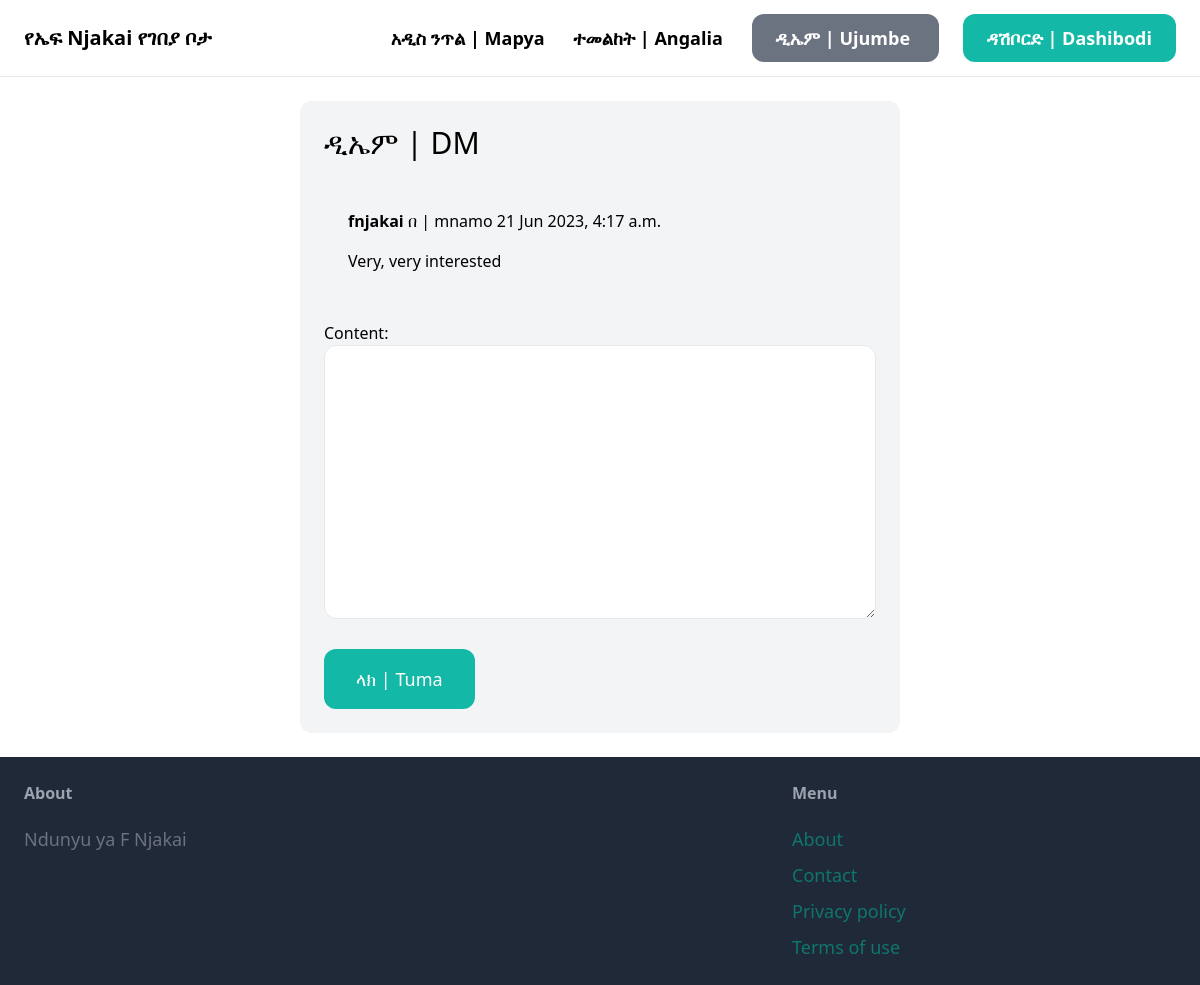
Page /conversation/6/ (signed in) on the earlier database version.
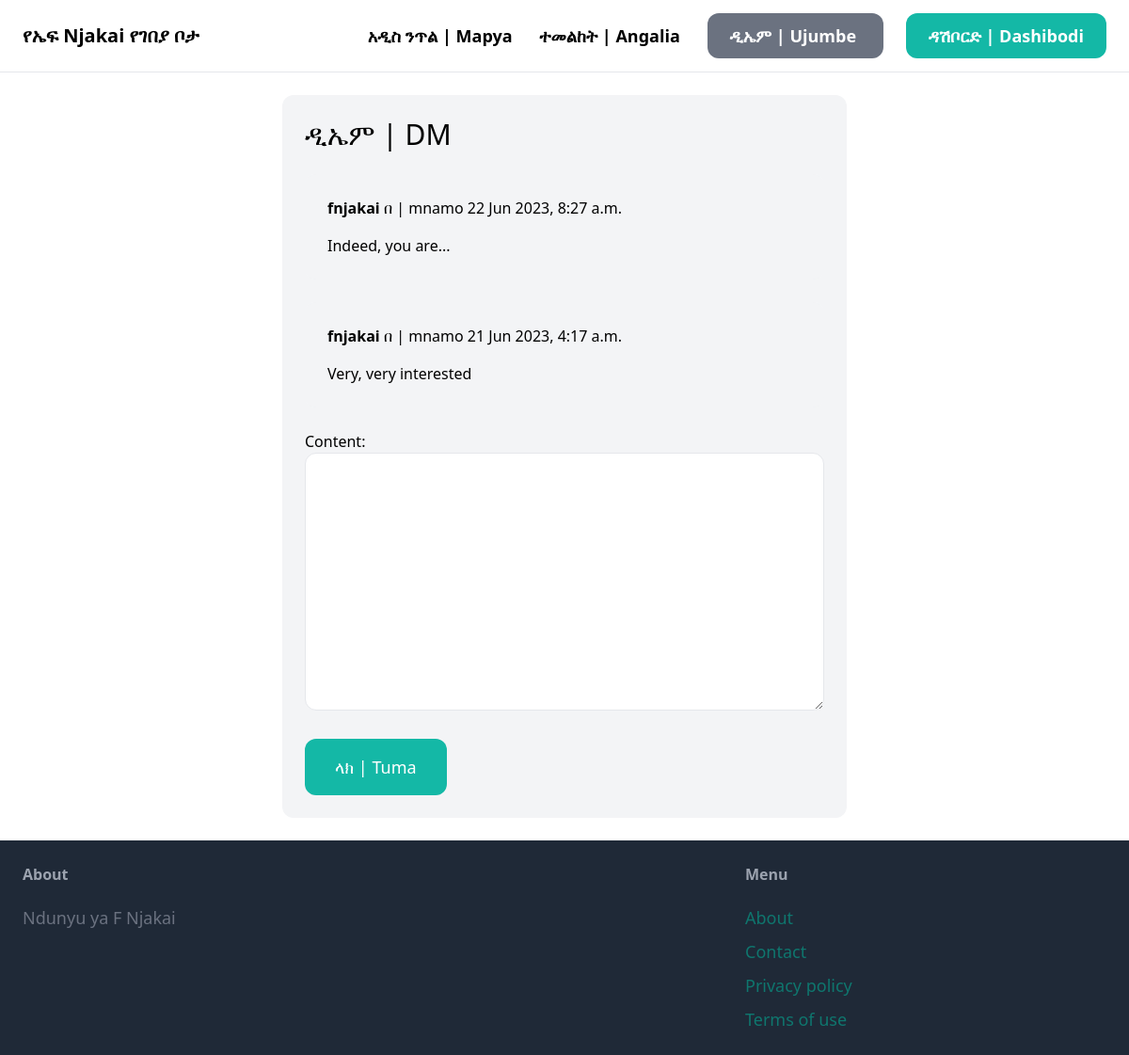
Same page on the later database version.
### conversation_app/models.py (models this page shows, shortened)
class ConversationMessage(models.Model):
    conversation = models.ForeignKey(Conversation, related_name='messages', on_delete=models.CASCADE)
    content = models.TextField()
    created_at = models.DateTimeField(auto_now_add=True)
    created_by = models.ForeignKey(User, related_name='created_messages', on_delete=models.CASCADE)
    class Meta:
        ordering = ('-created_at',)
        verbose_name = 'ConversationMessage'
        verbose_name_plural = 'ConversationMessages'

### conversation_app/views.py (the view)
# urls.py: path('<int:pk>/', views.detail, name='detail'),
@login_required
def detail(req, pk): #conversation pk, not item pk
    conversation = Conversation.objects.filter(members__in=[req.user.id]).get(pk=pk)
    if req.method == 'POST':
        form = ConversationMessageForm(req.POST)
        if form.is_valid():
            conversation_message = form.save(commit=False)
            conversation_message.conversation = conversation
            conversation_message.created_by = req.user
            conversation_message.save()
            conversation.save()
            return redirect('conversation_app:detail', pk=pk)
    else:
        form = ConversationMessageForm()
    return render(request=req, template_name='conversations/detail.html', context={
        'conversation' : conversation,
        'form': form,
    })

### conversation_app/forms.py
class ConversationMessageForm(forms.ModelForm):
    class Meta:
        model = ConversationMessage
        fields = ('content',)
        widgets = {
            'content': forms.Textarea(attrs={
                'class': 'w-full px-6 py-4 rounded-xl border',
            }),
        }

### conversation_app/templates/conversations/detail.html (shortened to what this page needs)
{% extends 'main/base.html' %}
{% block content %}
<div class="w-1/2 my-6 mx-auto p-6 bg-gray-100 rounded-xl">
<h1 class="mb-6 text-3xl">ዲኤም | DM</h1>
<div class="space-y-6">
   {% for message in conversation.messages.all %}
    <div class="p-6 flex rounded-xl
       {% if message.created_by == request.user %}bg-blue-100 {%else%}bg-gray-100{% endif %}"
    >
        <div>
            <p class="mb-4">
                <strong>{{message.created_by.username}}</strong> በ | mnamo {{message.created_at}}
            </p>
            <p>{{message.content}}</p>
        </div>
    </div>
   {% endfor %}
</div>
<form method="post" action="." class="pt-6">
    {{form.as_p}}
    <button class="mt-6 px-8
            py-4
            text-lg
            bg-teal-500
            hover:bg-teal-700
            rounded-xl
            text-white"
        >
        ላክ | Tuma
        </button>
</form>
</div>
{% endblock %}

Differences in the rows shown:
added ConversationMessage: created_by.username "fnjakai", created_at "22 Jun 2023, 8:27 a.m.", content "Indeed, you are..."
